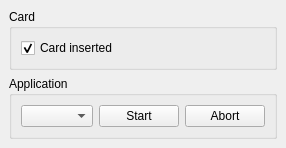
     <widget class="QWidget" name="tab_6">
      <attribute name="title">
       <string>SIM</string>
      </attribute>
      <layout class="QVBoxLayout">
       <property name="spacing">
        <number>6</number>
       </property>
       <property name="leftMargin">
        <number>9</number>
       </property>
       <property name="topMargin">
        <number>9</number>
       </property>
       <property name="rightMargin">
        <number>9</number>
       </property>
       <property name="bottomMargin">
        <number>9</number>
       </property>
       <item>
        <widget class="QGroupBox" name="gbCard">
         <property name="title">
          <string>Card</string>
         </property>
         <layout class="QVBoxLayout">
          <item>
           <widget class="QCheckBox" name="cbSimInserted">
            <property name="text">
             <string>Card inserted</string>
            </property>
            <property name="checked">
             <bool>true</bool>
            </property>
           </widget>
          </item>
         </layout>
        </widget>
       </item>
       <item>
        <widget class="QGroupBox" name="gbSATK">
         <property name="title">
          <string>Application</string>
         </property>
         <layout class="QHBoxLayout">
          <item>
           <widget class="QComboBox" name="cbSimApps"/>
          </item>
          <item>
           <widget class="QPushButton" name="pbStart">
            <property name="text">
             <string>Start</string>
            </property>
           </widget>
          </item>
          <item>
           <widget class="QPushButton" name="pbAbort">
            <property name="text">
             <string>Abort</string>
            </property>
           </widget>
          </item>
         </layout>
        </widget>
       </item>
      </layout>
     </widget>
